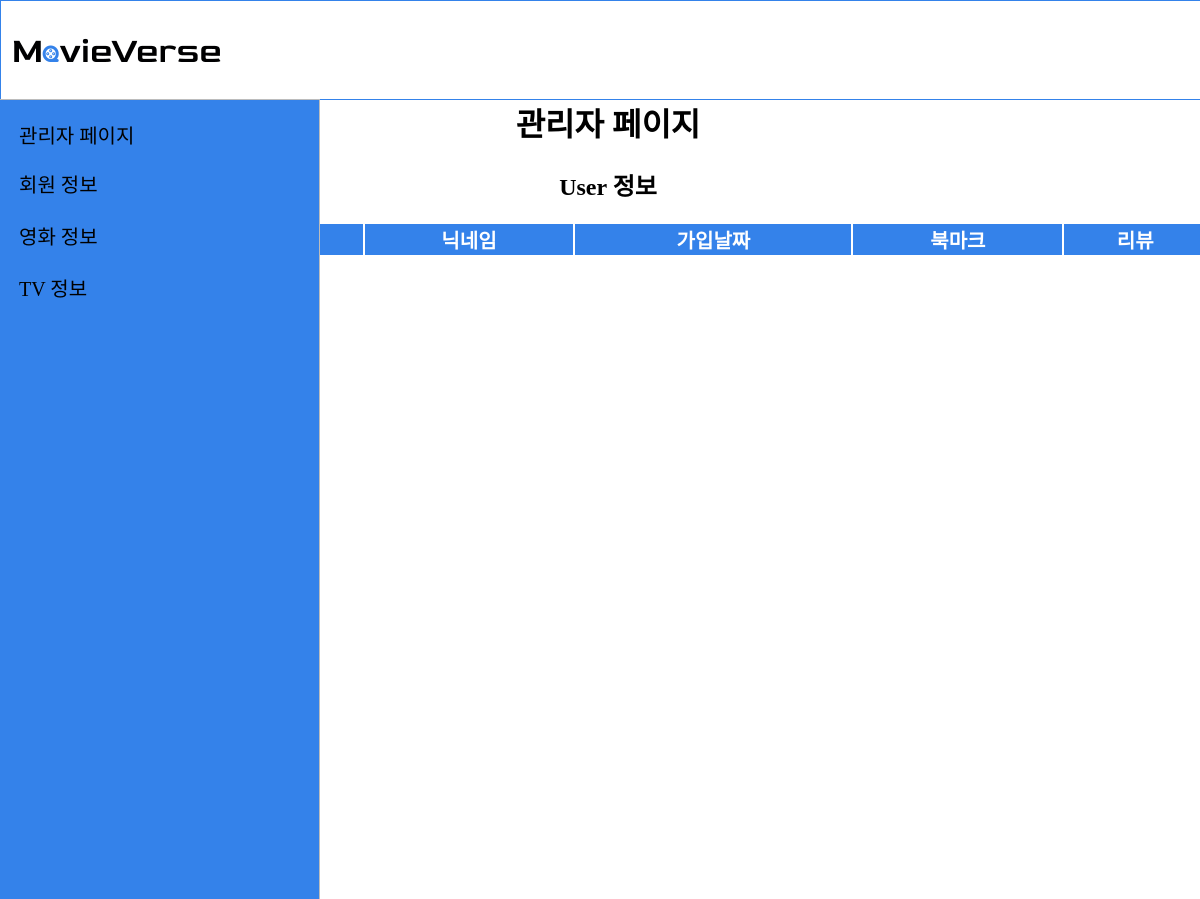
The page /phptest/user/list.php on the database as committed earlier.
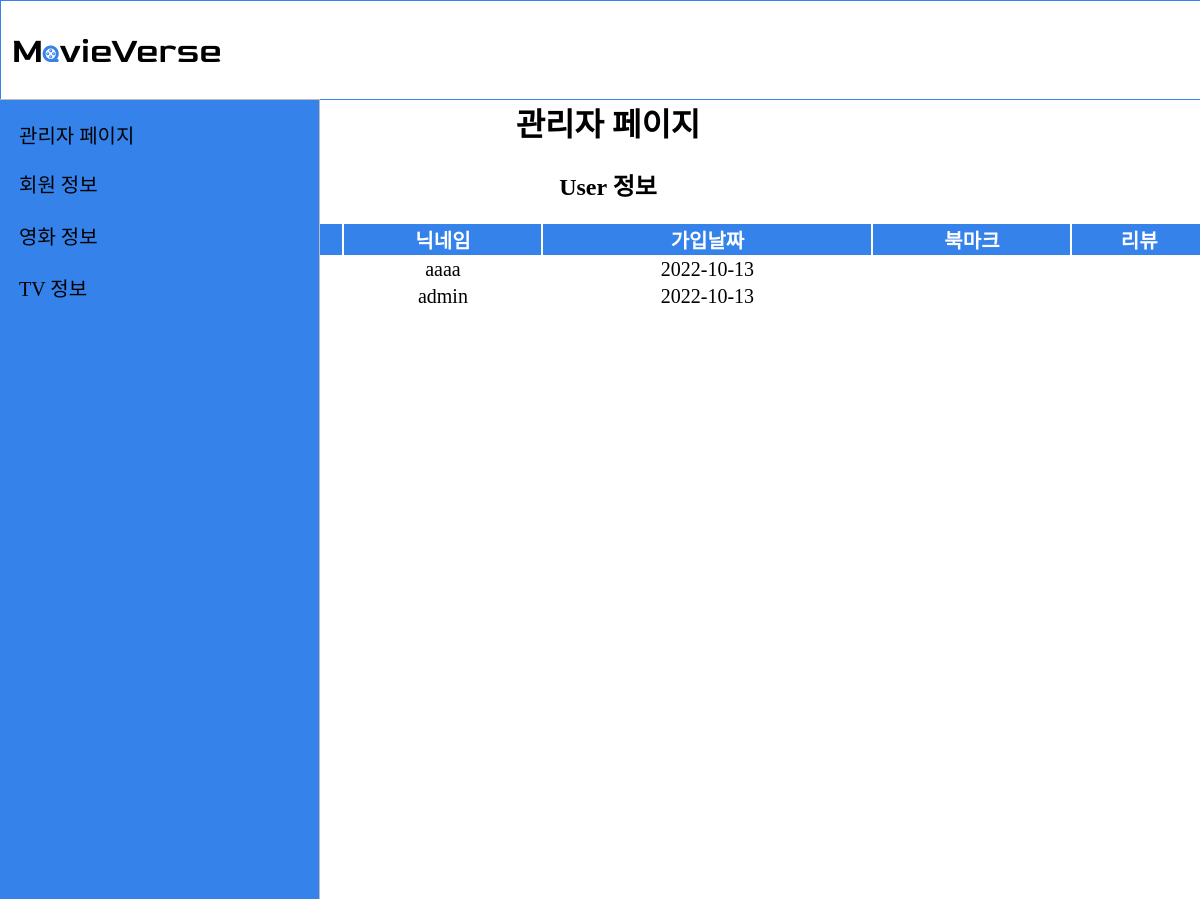
The same page on the database as committed later.
### tables this page shows
CREATE TABLE IF NOT EXISTS `user` (
  `member_num` int(11) NOT NULL AUTO_INCREMENT,
  `identification` varchar(50) DEFAULT NULL,
  `passwd` varchar(50) DEFAULT NULL,
  `email` varchar(50) DEFAULT NULL,
  `nickname` varchar(50) DEFAULT NULL,
  `join_date` date DEFAULT NULL,
  `img_link` varchar(500) DEFAULT NULL,
  PRIMARY KEY (`member_num`)
);

### phptest/user/list.php (the view, shortened to what this page needs)
<!DOCTYPE html>
<html>
<head>
</head>
<body>
<div class="all">
 <div class="head">
	<a href="/movieverse/index.php"><img class="logo"src="/movieverse/img/logo.png"></a>
</div>
<div class="sidenav">
  <a href="../list.php">관리자 페이지</p>
  <a href="../user/list.php">회원 정보</a>
  <br><br>
  <a href="../movie/list.php">영화 정보</a>
  <br><br>
  <a href="../tv/list.php">TV 정보</a>
</div>
<h1 style="text-align: center;"> 관리자 페이지 </h1>
<h2 style="text-align: center;"> User 정보 </h2>
<table style="margin-left: auto; margin-right: auto;">
    <tr style="font-size:20px; color: #ffffff;">
        <th class="member_num"    >번호    </th>
        <th class="email"  >이메일    </th>
        <th class="nickname" >닉네임  </th>
        <th class="join_date">가입날짜</th>
        <th class="bookmark_num" >북마크  </th>
        <th class="review_num" >리뷰  </th>
    </tr>
<?php
	require("../db_connect.php");
	$query = $db->query("select * from user");
    while ($row = $query->fetch()) {
?>
		<tr style="border-bottom: 50px solid #fffff;"	>
            <td><?=$row["member_num"]?></td>
            <td style="text-align:left;">
                <a href="view.php?member_num=<?=$row["member_num"]?>">
                </a>
            </td>
            <td><?=$row["nickname"]?></td>
			<td><?=$row["join_date"]?></td>
			<td><?=$row["bookmark_num"]?></td>
        </tr>
<?php
	}
?>
</table>
</body>
</html>

### phptest/user/list.php (style rules this page uses)
html, body { width:100%; padding-top: 35px; height:100%; }
table { width:1200px; text-align:center; text-align:20px; font-size: 20px; }
th { background-color:#3482EA; }
a:link { text-decoration:none; color:black; }
.logo { cursor: pointer; position: absolute; width: 212px; height: 40px; left: 10px; top: 30px; }
.all { width: 100%; height: 100%; margin: 0 auto; }
.head { position: fixed; width: 1920px; height: 100px; left: 0px; top: 0px; background: #FFFFFF; border: 1px solid #3482EA; box-sizing: border-box; }
.sidenav { height: 100vh; width: 300px; position: fixed; margin-left: -10px; background-color: white; overflow-x: hidden; padding-top: 20px; padding-left: 20px; font-size:20px; color:#ffffff; background-color:#3482EA; float: left; border: 1px solid #bcbcbc; }

Rows that differ between the two databases and show on the page:
added user: nickname "aaaa", join_date "2022-10-13"
added user: nickname "admin", join_date "2022-10-13"
